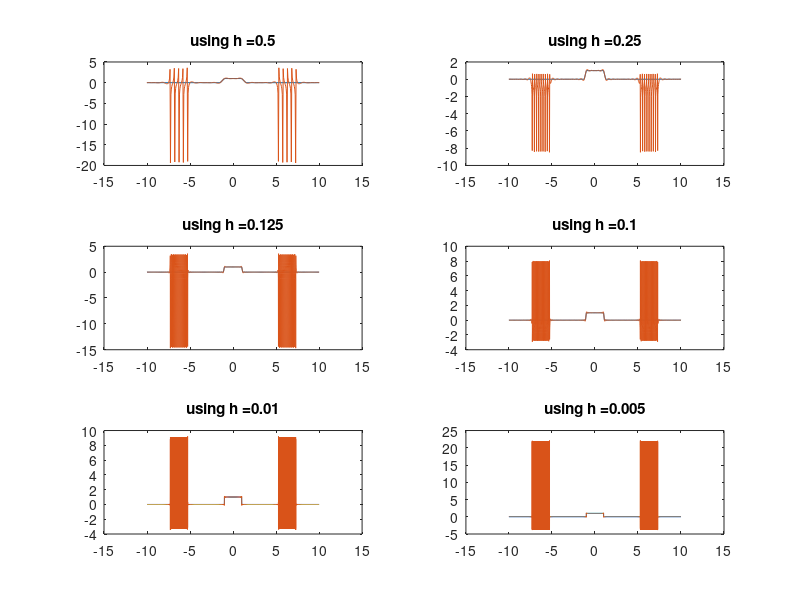

Write the MATLAB code that produced this figure. (Note: this script raises an error after producing the figure.)
%% homework for math 713 - gibbs phenomenon part 1; - demonstrating that the order of convergence is 1/2 in L^2
clear all
close all
clc
clf

%h = 1;
dx = [.5 .25 .125 .1 .01 .005];
N = length(dx); 
xmax = 10; 
clf 
E = zeros(size(dx)); %this will hold the error 
square = @(x) (abs(x) <=1); 
locations = zeros(size(dx)); %this will hold the locations of where the maximum overshoot occurs 
overshoots = zeros(size(dx)); %will contain the information on how much overshoot there was 

for kk = 1:N
    h = dx(kk); %set the stepsize 
    x = -xmax:h:xmax; %computational grid 
    xx = -xmax-h/20:h/10:xmax+h/20; %plotting grid
    v = (abs(x) <=1); %v is the values for a square wave from -1 to 1
    p = zeros(size(xx)); 
    for ii = 1:length(x)
        p = p + v(ii) * h/(2*pi) .* cos((xx - x(ii))/2) .*  sin(pi*(xx - x(ii))/h)./sin((xx-x(ii))/2) ;
    end
    subplot(3,2,kk) 
    plot(x,v)
    line(xx,p)
    title(strcat('using h =', num2str(h)))
    E(kk) = norm(p - square(xx),2)*sqrt(h); %this is for demonstrating that the L^2 convergence is of order 1/2 
    error = abs(p - square(xx));
    error = error .* (error < 0.2); %the filter is arbitrary; we set anything with an error greater than 20% to zero.
    %one good reason for picking 20% is because we know that the error in
    %fourier series approximation with gibbs phenomenon is actually no more
    %than 16% 
    indices = find(error == max(error),1);
    locations(kk) = xx(indices); 
    overshoots(kk) = error(indices); 
end

figure %we need this because error_loglog produces a new graph and we want to see the old one 
error_loglog(dx,E)
error_table(dx,E)